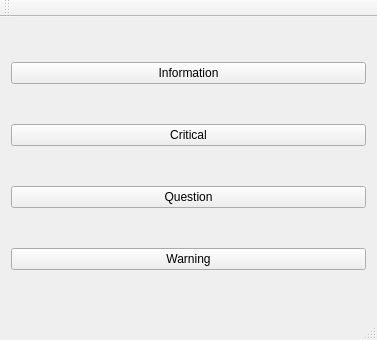
<?xml version="1.0" encoding="UTF-8"?>
<ui version="4.0">
 <class>MainWindow</class>
 <widget class="QMainWindow" name="MainWindow">
  <property name="geometry">
   <rect>
    <x>0</x>
    <y>0</y>
    <width>377</width>
    <height>340</height>
   </rect>
  </property>
  <property name="windowTitle">
   <string>MainWindow</string>
  </property>
  <widget class="QWidget" name="centralWidget">
   <layout class="QVBoxLayout" name="verticalLayout">
    <item>
     <widget class="QPushButton" name="pushButton">
      <property name="text">
       <string>Information</string>
      </property>
     </widget>
    </item>
    <item>
     <widget class="QPushButton" name="pushButton_2">
      <property name="text">
       <string>Critical</string>
      </property>
     </widget>
    </item>
    <item>
     <widget class="QPushButton" name="pushButton_3">
      <property name="text">
       <string>Question</string>
      </property>
     </widget>
    </item>
    <item>
     <widget class="QPushButton" name="pushButton_4">
      <property name="text">
       <string>Warning</string>
      </property>
     </widget>
    </item>
   </layout>
  </widget>
  <widget class="QMenuBar" name="menuBar">
   <property name="geometry">
    <rect>
     <x>0</x>
     <y>0</y>
     <width>377</width>
     <height>25</height>
    </rect>
   </property>
  </widget>
  <widget class="QToolBar" name="mainToolBar">
   <attribute name="toolBarArea">
    <enum>TopToolBarArea</enum>
   </attribute>
   <attribute name="toolBarBreak">
    <bool>false</bool>
   </attribute>
  </widget>
  <widget class="QStatusBar" name="statusBar"/>
 </widget>
 <layoutdefault spacing="6" margin="11"/>
 <resources/>
 <connections/>
</ui>
